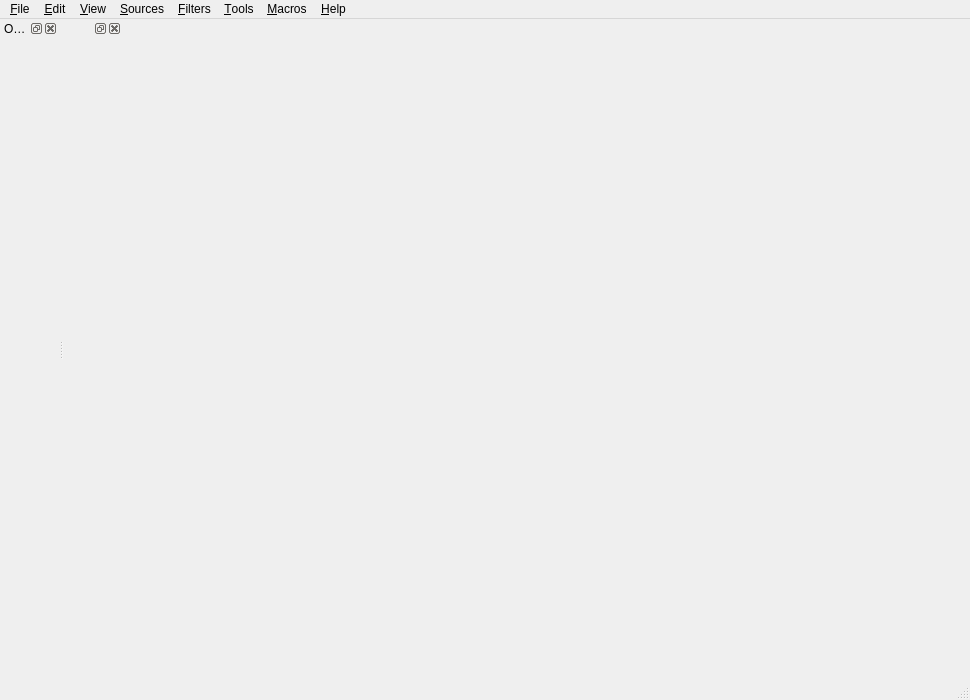
<?xml version="1.0" encoding="UTF-8"?>
<ui version="4.0">
 <class>pqClientMainWindow</class>
 <widget class="QMainWindow" name="pqClientMainWindow">
  <property name="geometry">
   <rect>
    <x>0</x>
    <y>0</y>
    <width>970</width>
    <height>700</height>
   </rect>
  </property>
  <property name="windowTitle">
   <string>MainWindow</string>
  </property>
  <widget class="QWidget" name="centralwidget">

    <widget class="QDockWidget" name="proxyTabDock1">
      <property name="allowedAreas">
        <set>Qt::RightDockWidgetArea</set>
      </property>
      <attribute name="dockWidgetArea">
        <number>1</number>
      </attribute>
          <widget class="pqViewManager" name="MultiViewManager" native="true"/>
      
    </widget>
    
  </widget>
  <widget class="QMenuBar" name="menubar">
   <property name="geometry">
    <rect>
     <x>0</x>
     <y>0</y>
     <width>970</width>
     <height>22</height>
    </rect>
   </property>
   <widget class="QMenu" name="menu_File">
    <property name="title">
     <string>&amp;File</string>
    </property>
    <addaction name="actionOpen"/>
   </widget>
   <widget class="QMenu" name="menuSources">
    <property name="title">
     <string>&amp;Sources</string>
    </property>
   </widget>
   <widget class="QMenu" name="menuFilters">
    <property name="title">
     <string>&amp;Filters</string>
    </property>
   </widget>
   <widget class="QMenu" name="menu_Edit">
    <property name="title">
     <string>&amp;Edit</string>
    </property>
   </widget>
   <widget class="QMenu" name="menu_View">
    <property name="title">
     <string>&amp;View</string>
    </property>
   </widget>
   <widget class="QMenu" name="menuTools">
    <property name="title">
     <string>&amp;Tools</string>
    </property>
   </widget>
   <widget class="QMenu" name="menu_Help">
    <property name="title">
     <string>&amp;Help</string>
    </property>
   </widget>
   <widget class="QMenu" name="menu_Macros">
    <property name="title">
     <string>&amp;Macros</string>
    </property>
   </widget>
   <addaction name="menu_File"/>
   <addaction name="menu_Edit"/>
   <addaction name="menu_View"/>
   <addaction name="menuSources"/>
   <addaction name="menuFilters"/>
   <addaction name="menuTools"/>
   <addaction name="menu_Macros"/>
   <addaction name="menu_Help"/>
  </widget>
  <widget class="pqStatusBar" name="statusbar"/>
  <widget class="QDockWidget" name="proxyTabDock">
   <property name="allowedAreas">
    <set>Qt::LeftDockWidgetArea|Qt::RightDockWidgetArea</set>
   </property>
   <property name="windowTitle">
    <string>Object Inspector</string>
   </property>
   <attribute name="dockWidgetArea">
    <number>1</number>
   </attribute>
   <widget class="pqProxyTabWidget" name="proxyTabWidget"/>
  </widget>
  <action name="actionOpen">
   <property name="text">
    <string>Open</string>
   </property>
  </action>
 </widget>
 <customwidgets>
  <customwidget>
   <class>pqProxyTabWidget</class>
   <extends>QWidget</extends>
   <header>pqProxyTabWidget.h</header>
   <container>1</container>
  </customwidget>
  <customwidget>
   <class>pqViewManager</class>
   <extends>QWidget</extends>
   <header>pqViewManager.h</header>
   <container>1</container>
  </customwidget>
  <customwidget>
   <class>pqStatusBar</class>
   <extends>QStatusBar</extends>
   <header>pqStatusBar.h</header>
  </customwidget>
 </customwidgets>
 <resources/>
 <connections/>
</ui>
